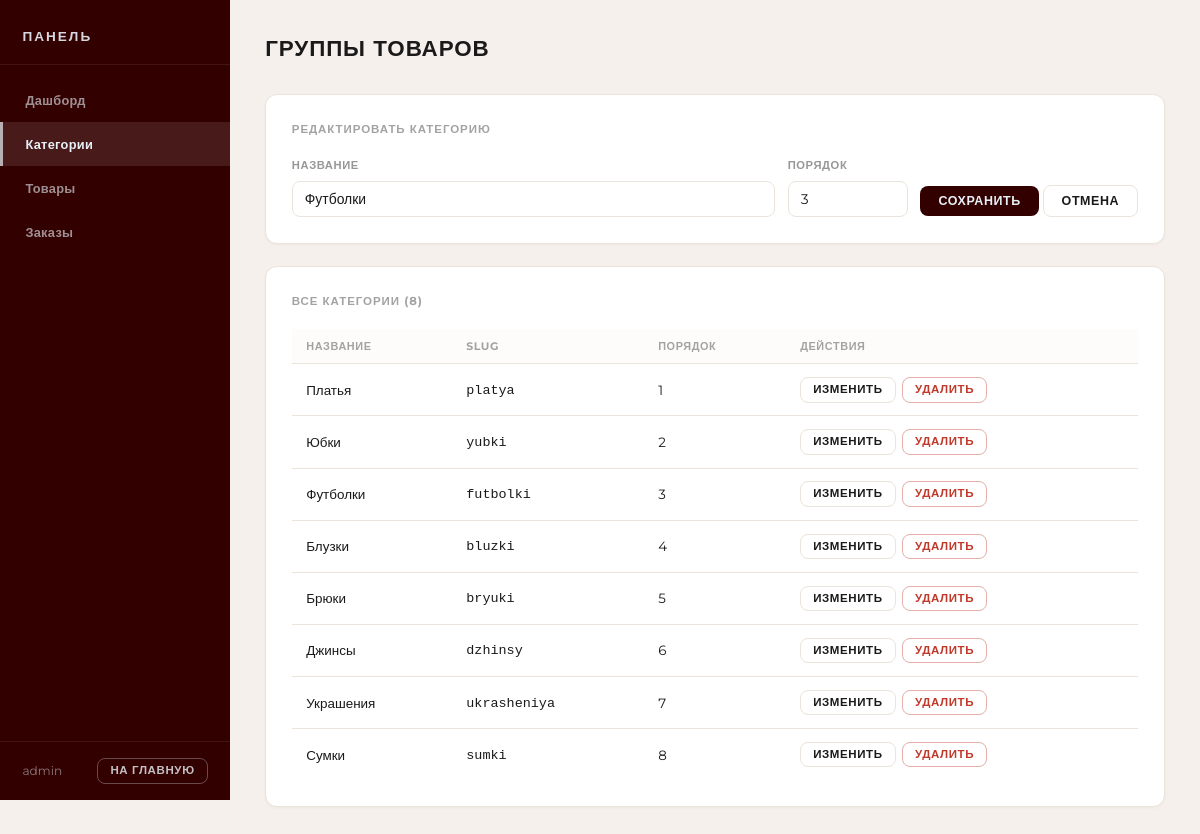
The app's page /admin/categories.php?edit=11 (signed in) with its own data.
### tables this page shows
CREATE TABLE `product_categories` (
  `id` int UNSIGNED NOT NULL,
  `name` varchar(100) NOT NULL,
  `slug` varchar(110) NOT NULL,
  `sort_order` int UNSIGNED NOT NULL DEFAULT '0',
  `created_at` datetime NOT NULL DEFAULT CURRENT_TIMESTAMP
);

### config/db.php (called while the page is built, shortened)
<?php
function db(): PDO {
    static $pdo = null;
    if ($pdo === null) {
        $dsn = sprintf('mysql:host=%s;dbname=%s;charset=%s', DB_HOST, DB_NAME, DB_CHARSET);
        $options = [
            PDO::ATTR_ERRMODE            => PDO::ERRMODE_EXCEPTION,
            PDO::ATTR_DEFAULT_FETCH_MODE => PDO::FETCH_ASSOC,
            PDO::ATTR_EMULATE_PREPARES   => false,
        ];
        try {
            $pdo = new PDO($dsn, DB_USER, DB_PASS, $options);
        } catch (PDOException $e) {
            error_log($e->getMessage());
            die('Database connection error. Please try again later.');
        }
    }
    return $pdo;
}

### includes/categories.php (called while the page is built, shortened)
<?php
require_once __DIR__ . '/../config/db.php';
require_once __DIR__ . '/security.php';
function categories_all(): array {
    $stmt = db()->query(
        'SELECT id, name, slug, sort_order FROM product_categories ORDER BY sort_order, name'
    );
    return $stmt->fetchAll();
}
function category_by_id(int $id) {
    $stmt = db()->prepare('SELECT * FROM product_categories WHERE id = ? LIMIT 1');
    $stmt->execute([$id]);
    return $stmt->fetch();
}

### includes/security.php (called while the page is built, shortened)
<?php
function e(string $str): string {
    return htmlspecialchars($str, ENT_QUOTES | ENT_SUBSTITUTE, 'UTF-8');
}

### admin/categories.php (the view, shortened to what this page needs)
<?php
require_once ROOT . '/config/db.php';
require_once ROOT . '/includes/security.php';
require_once ROOT . '/includes/categories.php';
$categories = categories_all();
$editCategory = isset($_GET['edit']) ? category_by_id((int)$_GET['edit']) : null;
?>
<!DOCTYPE html>
<html lang="ru">
<head>
    <link rel="stylesheet" href="/assets/css/style.css">
    <link rel="stylesheet" href="/admin/assets/css/admin.css">
</head>
<body class="admin-layout">
<?php include __DIR__ . '/includes/admin_nav.php'; ?>
<main class="admin-main">
    <div class="admin-header">
        <h1>Группы товаров</h1>
    </div>
    <section class="admin-card">
        <h2><?= $editCategory ? 'Редактировать категорию' : 'Новая категория' ?></h2>
        <form method="post" action="/admin/categories.php" class="form-inline">
            <div class="form-group" style="min-width:200px">
                <label for="name">Название</label>
                <input type="text" id="name" name="name" required maxlength="100"
                       placeholder="Например: Платья"
                       value="<?= e($editCategory['name'] ?? '') ?>">
            </div>
            <div class="form-group form-group--small">
                <label for="sort_order">Порядок</label>
                <input type="number" id="sort_order" name="sort_order" min="0"
                       value="<?= (int)($editCategory['sort_order'] ?? 0) ?>">
            </div>
            <div class="form-group" style="flex:0 0 auto;padding-top:1.55rem;margin-bottom:0">
                <button type="submit" class="btn btn--primary"><?= $editCategory ? 'Сохранить' : 'Создать' ?></button>
                <?php if ($editCategory): ?><a href="/admin/categories.php" class="btn btn--ghost">Отмена</a><?php endif; ?>
            </div>
        </form>
    </section>
    <section class="admin-card">
        <h2>Все категории (<?= count($categories) ?>)</h2>
        <?php if (empty($categories)): ?>
            <p class="empty-hint">Категорий пока нет.</p>
        <?php else: ?>
        <table class="admin-table admin-table--simple">
            <thead><tr><th>Название</th><th>Slug</th><th>Порядок</th><th>Действия</th></tr></thead>
            <tbody>
            <?php foreach ($categories as $cat): ?>
                <tr>
                    <td><?= e($cat['name']) ?></td>
                    <td><code><?= e($cat['slug']) ?></code></td>
                    <td><?= (int)$cat['sort_order'] ?></td>
                    <td class="actions">
                        <div class="actions-wrap">
                        <a href="/admin/categories.php?edit=<?= (int)$cat['id'] ?>"
                           class="btn btn--sm btn--ghost">Изменить</a>
                        <form method="post" action="/admin/categories.php"
                              onsubmit="return confirm('Удалить категорию «<?= e($cat['name']) ?>»?')">
                            <button type="submit" class="btn btn--sm btn--danger">Удалить</button>
                        </form>
                        </div>
                    </td>
                </tr>
            <?php endforeach; ?>
            </tbody>
        </table>
        <?php endif; ?>
    </section>
</main>
</body>
</html>

### assets/css/style.css (style rules this page uses)
*, *::before, *::after { margin: 0; padding: 0; box-sizing: border-box; }
:root { --page-bg: #FFFFFF; --header-bg: #330000; --header-text: #E7F0F7; --main-text: #1A1A1A; --accent-blue: #A2D8F4; --accent-blue-dark: #7bbfe0; --border-light: #3300001f; }
body { background-color: var(--page-bg); color: var(--main-text); font-family: "Montserrat", sans-serif; font-weight: 400; line-height: 1.5; scroll-behavior: smooth; }
a { text-decoration: none; color: inherit; }

### admin/assets/css/admin.css (style rules this page uses)
:root { --admin-bg: #F5F0EB; --admin-sidebar: #330000; --admin-text: #1A1A1A; --admin-border: #EBE4DA; --admin-white: #FFFFFF; --admin-accent: #330000; --admin-danger: #c0392b; --admin-success: #27ae60; --admin-warning: #b8860b; --admin-info: #1a6b9a; --sidebar-width: 230px; --topbar-height: 56px; }
*, *::before, *::after { box-sizing: border-box; margin: 0; padding: 0; }
body { font-family: "Montserrat", sans-serif; background: var(--admin-bg); color: var(--admin-text); font-size: 0.88rem; line-height: 1.5; }
a { text-decoration: none; color: inherit; }
.admin-layout { display: flex; min-height: 100vh; }
.admin-main { flex: 1; min-width: 0; padding: 2rem 2.2rem; }
.admin-header { display: flex; align-items: center; justify-content: space-between; margin-bottom: 1.8rem; flex-wrap: wrap; gap: 0.8rem; }
.admin-header h1 { font-size: 1.4rem; font-weight: 800; text-transform: uppercase; letter-spacing: 0.04em; color: var(--admin-text); }
.admin-card { background: var(--admin-white); border-radius: 12px; padding: 1.6rem; margin-bottom: 1.4rem; border: 1px solid var(--admin-border); box-shadow: 0 1px 3px rgba(0,0,0,0.04); overflow-x: auto; }
.admin-card h2 { font-size: 0.72rem; font-weight: 700; text-transform: uppercase; letter-spacing: 0.08em; color: var(--admin-text); opacity: 0.4; margin-bottom: 1.2rem; }
.admin-table { width: 100%; border-collapse: collapse; font-size: 0.84rem; min-width: 780px; }
.admin-table--simple { min-width: 0; }
.admin-table th { text-align: left; padding: 0.55rem 0.9rem; font-size: 0.68rem; font-weight: 700; text-transform: uppercase; letter-spacing: 0.6px; color: var(--admin-text); opacity: 0.4; border-bottom: 1px solid var(--admin-border); white-space: nowrap; background: #fdfaf7; }
.admin-table td { padding: 0.8rem 0.9rem; border-bottom: 1px solid var(--admin-border); vertical-align: middle; }
.admin-table tr:last-child td { border-bottom: none; }
.admin-table tbody tr { transition: background 0.1s; }
.admin-table td.actions { white-space: nowrap; vertical-align: middle; }
.admin-table td.actions .actions-wrap { display: flex; align-items: center; gap: 0.4rem; }
.admin-table td.actions form { display: contents; }
.form-group { flex: 1; min-width: 180px; margin-bottom: 1rem; }
.form-group--small { flex: 0 0 160px; min-width: 120px; }
.form-group > label { display: block; font-size: 0.7rem; font-weight: 700; text-transform: uppercase; letter-spacing: 0.6px; color: var(--admin-text); opacity: 0.45; margin-bottom: 0.45rem; }
.form-group input[type="text"], .form-group input[type="number"], .form-group input[type="email"], .form-group input[type="tel"], .form-group input[type="file"], .form-group select, .form-group textarea { width: 100%; padding: 9px 12px; border: 1.5px solid var(--admin-border); border-radius: 8px; font-family: "Montserrat", sans-serif; font-size: 0.87rem; color: var(--admin-text); background: var(--admin-white); outline: none; transition: border-color 0.18s, box-shadow 0.18s; }
.btn { display: inline-flex; align-items: center; justify-content: center; gap: 0.4rem; padding: 9px 18px; border-radius: 8px; font-family: "Montserrat", sans-serif; font-size: 0.78rem; font-weight: 700; letter-spacing: 0.6px; text-transform: uppercase; border: none; cursor: pointer; text-decoration: none; transition: all 0.15s; white-space: nowrap; vertical-align: middle; line-height: 1; }
.btn--primary { background: var(--admin-accent); color: #E7F0F7; }
.btn--ghost { background: transparent; color: var(--admin-text); border: 1px solid var(--admin-border); }
.btn--danger { background: transparent; color: var(--admin-danger); border: 1px solid rgba(192,57,43,0.4); }
.btn--sm { padding: 6px 12px; font-size: 0.72rem; }
.form-inline { display: flex; align-items: flex-end; gap: 0.8rem; flex-wrap: wrap; }
.form-inline .form-group { margin-bottom: 0; }
.form-inline .form-group--small { flex: 0 0 120px; }

### records on screen
product_categories: name "Футболки", sort_order "3", slug "futbolki"
product_categories: name "Платья", slug "platya", sort_order "1"
product_categories: name "Юбки", slug "yubki", sort_order "2"
product_categories: name "Блузки", slug "bluzki", sort_order "4"
product_categories: name "Брюки", slug "bryuki", sort_order "5"
product_categories: name "Джинсы", slug "dzhinsy", sort_order "6"
product_categories: name "Украшения", slug "ukrasheniya", sort_order "7"
product_categories: name "Сумки", slug "sumki", sort_order "8"

### other values on screen
$_SESSION['username'] "admin"
count($categories) "8"
